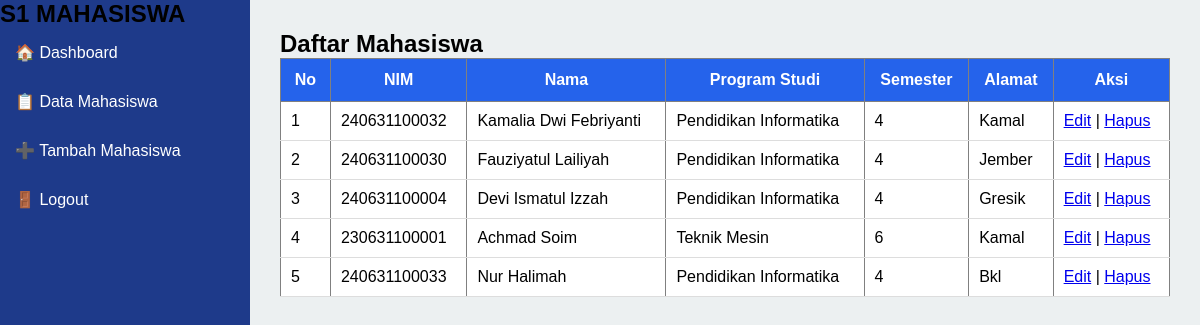
Page /daftar.php on the committed database.
### tables this page shows
CREATE TABLE `mahasiswa` (
  `nim` varchar(12) NOT NULL,
  `id` int(11) NOT NULL,
  `nama` varchar(100) NOT NULL,
  `program_studi` varchar(100) NOT NULL,
  `semester` int(11) NOT NULL,
  `alamat` varchar(100) NOT NULL
);

### daftar.php (the view, shortened to what this page needs)
<?php
include "config/koneksi.php";
?>
<!DOCTYPE html>
<html>
<head>
    <link rel="stylesheet" href="css/style.css">
</head>
<body>
<?php include "sidebar.php"; ?>
<div class="content">
    <h2>Daftar Mahasiswa</h2>
    <table border="1" cellpadding="8" cellspacing="0" width="100%">
        <tr style="background-color: #2b6cb0; color: white;">
            <th>No</th>
            <th>NIM</th>
            <th>Nama</th>
            <th>Program Studi</th>
            <th>Semester</th>
            <th>Alamat</th>
            <th>Aksi</th>
        </tr>
        <?php
        $no = 1;
        $data = mysqli_query($conn, "SELECT * FROM mahasiswa");
        while($row = mysqli_fetch_assoc($data)){
        ?>
        <tr>
            <td><?php echo $no++; ?></td>
            <td><?php echo $row['nim']; ?></td>
            <td><?php echo $row['nama']; ?></td>
            <td><?php echo $row['program_studi']; ?></td>
            <td><?php echo $row['semester']; ?></td>
            <td><?php echo $row['alamat']; ?></td>
            <td>
                <a href="edit.php?id=<?php echo $row['id']; ?>">Edit</a> |
                <a href="hapus.php?id=<?php echo $row['id']; ?>" onclick="return confirm('Yakin ingin menghapus data?')">Hapus</a>
            </td>
        </tr>
        <?php
        }
        ?>
    </table>
</div> </body>
</html>

### sidebar.php
<div class="sidebar">
    <h2 class="logo">S1 MAHASISWA</h2>
    <a href="dashboard.php">🏠 Dashboard</a>
    <a href="daftar.php">📋 Data Mahasiswa</a>
    <a href="tambah.php">➕ Tambah Mahasiswa</a>
    <a href="logout.php">🚪 Logout</a>
</div>

### style.css (style rules this page uses)
* { margin:0; padding:0; box-sizing:border-box; font-family:Arial, Helvetica, sans-serif; }
.sidebar { position: fixed; left: 0; top: 0; width: 250px; height: 100vh; background: #1e3a8a; }
.sidebar a { display: block; color: white; padding: 15px; text-decoration: none; }
.content { margin-left: 250px; padding: 30px; }
table { width:100%; border-collapse:collapse; background:white; }
table th { background:#2563eb; color:white; padding:12px; }
table td { padding:10px; border-bottom:1px solid #ddd; }

### rows in the picture
mahasiswa: nim "240631100032", nama "Kamalia Dwi Febriyanti", program_studi "Pendidikan Informatika", semester "4", alamat "Kamal"
mahasiswa: nim "240631100030", nama "Fauziyatul Lailiyah", program_studi "Pendidikan Informatika", semester "4", alamat "Jember"
mahasiswa: nim "240631100004", nama "Devi Ismatul Izzah", program_studi "Pendidikan Informatika", semester "4", alamat "Gresik"
mahasiswa: nim "230631100001", nama "Achmad Soim", program_studi "Teknik Mesin", semester "6", alamat "Kamal"
mahasiswa: nim "240631100033", nama "Nur Halimah", program_studi "Pendidikan Informatika", semester "4", alamat "Bkl"
